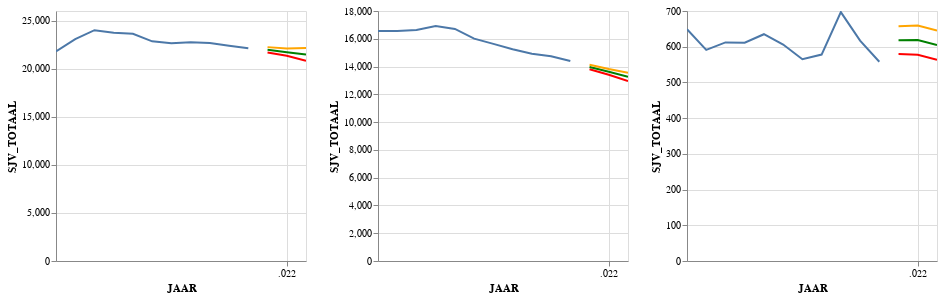

The cell this chart's notebook holds for it:
### Code cell
df1 =df_verbruik[df_verbruik['PC4'] == 4251]
df2 =df_verbruik[df_verbruik['PC4'] == 6373]
df3 =df_verbruik[df_verbruik['PC4'] == 9998]

df1_low =df_verbruik_low[df_verbruik_low['PC4'] == 4251]
df2_low =df_verbruik_low[df_verbruik_low['PC4'] == 6373]
df3_low =df_verbruik_low[df_verbruik_low['PC4'] == 9998]

df1_mid =df_verbruik_mid[df_verbruik_mid['PC4'] == 4251]
df2_mid =df_verbruik_mid[df_verbruik_mid['PC4'] == 6373]
df3_mid =df_verbruik_mid[df_verbruik_mid['PC4'] == 9998]

df1_high =df_verbruik_high[df_verbruik_high['PC4'] == 4251]
df2_high =df_verbruik_high[df_verbruik_high['PC4'] == 6373]
df3_high =df_verbruik_high[df_verbruik_high['PC4'] == 9998]

pc6_1 = alt.Chart(df1.reset_index()).mark_line(clip=True).encode(
                     alt.X('JAAR:T'),
                     alt.Y('SJV_TOTAAL:Q'),
                     ).properties(width=250,height=250)
    
pc6_2 = alt.Chart(df2.reset_index()).mark_line(clip=True).encode(
                     alt.X('JAAR:T'),
                     alt.Y('SJV_TOTAAL:Q'),
                     ).properties(width=250,height=250)

pc6_3 = alt.Chart(df3.reset_index()).mark_line(clip=True).encode(
                     alt.X('JAAR:T'),
                     alt.Y('SJV_TOTAAL:Q'),
                     ).properties(width=250,height=250)

pc6_1_low = alt.Chart(df1_low.reset_index()).mark_line(clip=True).encode(
                     alt.X('JAAR:T'),
                     alt.Y('SJV_TOTAAL:Q'),color=alt.value('red')
                     ).properties(width=250,height=250)
    
pc6_2_low = alt.Chart(df2_low.reset_index()).mark_line(clip=True).encode(
                     alt.X('JAAR:T'),
                     alt.Y('SJV_TOTAAL:Q'),color=alt.value('red')
                     ).properties(width=250,height=250)

pc6_3_low = alt.Chart(df3_low.reset_index()).mark_line(clip=True).encode(
                     alt.X('JAAR:T'),
                     alt.Y('SJV_TOTAAL:Q'),color=alt.value('red')
                     ).properties(width=250,height=250)

pc6_1_mid = alt.Chart(df1_mid.reset_index()).mark_line(clip=True).encode(
                     alt.X('JAAR:T'),
                     alt.Y('SJV_TOTAAL:Q'),color=alt.value('green')
                     ).properties(width=250,height=250)
    
pc6_2_mid = alt.Chart(df2_mid.reset_index()).mark_line(clip=True).encode(
                     alt.X('JAAR:T'),
                     alt.Y('SJV_TOTAAL:Q'),color=alt.value('green')
                     ).properties(width=250,height=250)

pc6_3_mid = alt.Chart(df3_mid.reset_index()).mark_line(clip=True).encode(
                     alt.X('JAAR:T'),
                     alt.Y('SJV_TOTAAL:Q'),color=alt.value('green')
                     ).properties(width=250,height=250)

pc6_1_high = alt.Chart(df1_high.reset_index()).mark_line(clip=True).encode(
                     alt.X('JAAR:T'),
                     alt.Y('SJV_TOTAAL:Q'),color=alt.value('orange')
                     ).properties(width=250,height=250)
    
pc6_2_high = alt.Chart(df2_high.reset_index()).mark_line(clip=True).encode(
                     alt.X('JAAR:T'),
                     alt.Y('SJV_TOTAAL:Q'),color=alt.value('orange')
                     ).properties(width=250,height=250)

pc6_3_high = alt.Chart(df3_high.reset_index()).mark_line(clip=True).encode(
                     alt.X('JAAR:T'),
                     alt.Y('SJV_TOTAAL:Q'),color=alt.value('orange')
                     ).properties(width=250,height=250)



pc6_1 + pc6_1_low + pc6_1_mid + pc6_1_high| pc6_2 + pc6_2_low + pc6_2_mid + pc6_2_high  | pc6_3  + pc6_3_low + pc6_3_mid + pc6_3_high

### Figure 1 — Vega-Lite specification as saved in the notebook (floating-point values rounded to 4 significant figures)
{"config": {"view": {"continuousWidth": 400, "continuousHeight": 300}}, "hconcat": [{"layer": [{"data": {"name": "data-f7a6f177b048720b3bfdfa47885ff6c2"}, "mark": {"type": "line", "clip": true}, "encoding": {"x": {"type": "temporal", "field": "JAAR"}, "y": {"type": "quantitative", "field": "SJV_TOTAAL"}}, "height": 250, "width": 250}, {"data": {"name": "data-b8e65e3fbc551e5a8075e28cb2106afb"}, "mark": {"type": "line", "clip": true}, "encoding": {"color": {"value": "red"}, "x": {"type": "temporal", "field": "JAAR"}, "y": {"type": "quantitative", "field": "SJV_TOTAAL"}}, "height": 250, "width": 250}, {"data": {"name": "data-ba7c39ca24cf8fbceee82b6ecb97cc5c"}, "mark": {"type": "line", "clip": true}, "encoding": {"color": {"value": "green"}, "x": {"type": "temporal", "field": "JAAR"}, "y": {"type": "quantitative", "field": "SJV_TOTAAL"}}, "height": 250, "width": 250}, {"data": {"name": "data-da3dfac7ebba5cddd7a2d0f328134d66"}, "mark": {"type": "line", "clip": true}, "encoding": {"color": {"value": "orange"}, "x": {"type": "temporal", "field": "JAAR"}, "y": {"type": "quantitative", "field": "SJV_TOTAAL"}}, "height": 250, "width": 250}]}, {"layer": [{"data": {"name": "data-3d8bc73f595bf4c9822a93c2a188a700"}, "mark": {"type": "line", "clip": true}, "encoding": {"x": {"type": "temporal", "field": "JAAR"}, "y": {"type": "quantitative", "field": "SJV_TOTAAL"}}, "height": 250, "width": 250}, {"data": {"name": "data-0585e6a0db394ae0a3b69df33be4f0f3"}, "mark": {"type": "line", "clip": true}, "encoding": {"color": {"value": "red"}, "x": {"type": "temporal", "field": "JAAR"}, "y": {"type": "quantitative", "field": "SJV_TOTAAL"}}, "height": 250, "width": 250}, {"data": {"name": "data-4384e6250ccf07a1ad4bd4a96992fa08"}, "mark": {"type": "line", "clip": true}, "encoding": {"color": {"value": "green"}, "x": {"type": "temporal", "field": "JAAR"}, "y": {"type": "quantitative", "field": "SJV_TOTAAL"}}, "height": 250, "width": 250}, {"data": {"name": "data-69603c6235b4550b89905ce5a9981f09"}, "mark": {"type": "line", "clip": true}, "encoding": {"color": {"value": "orange"}, "x": {"type": "temporal", "field": "JAAR"}, "y": {"type": "quantitative", "field": "SJV_TOTAAL"}}, "height": 250, "width": 250}]}, {"layer": [{"data": {"name": "data-1a4b400ad76253164692353a4aba2eb6"}, "mark": {"type": "line", "clip": true}, "encoding": {"x": {"type": "temporal", "field": "JAAR"}, "y": {"type": "quantitative", "field": "SJV_TOTAAL"}}, "height": 250, "width": 250}, {"data": {"name": "data-47579ecf89e6afb5248064b55d242314"}, "mark": {"type": "line", "clip": true}, "encoding": {"color": {"value": "red"}, "x": {"type": "temporal", "field": "JAAR"}, "y": {"type": "quantitative", "field": "SJV_TOTAAL"}}, "height": 250, "width": 250}, {"data": {"name": "data-8b72c2b24be42a9f301fb0ec2c83d37d"}, "mark": {"type": "line", "clip": true}, "encoding": {"color": {"value": "green"}, "x": {"type": "temporal", "field": "JAAR"}, "y": {"type": "quantitative", "field": "SJV_TOTAAL"}}, "height": 250, "width": 250}, {"data": {"name": "data-66f786c97615384996f423dbbbd057c1"}, "mark": {"type": "line", "clip": true}, "encoding": {"color": {"value": "orange"}, "x": {"type": "temporal", "field": "JAAR"}, "y": {"type": "quantitative", "field": "SJV_TOTAAL"}}, "height": 250, "width": 250}]}], "$schema": "https://vega.github.io/schema/vega-lite/v4.8.1.json", "datasets": {"data-f7a6f177b048720b3bfdfa47885ff6c2": [{"index": 0, "DATUM": "2020-12-31T00:00:00", "JAAR": 2020, "PC4": 4251, "SJV_TOTAAL": 22130.0, "AANSLUITINGEN_AANTAL": 4720, "LEVERINGSRICHTING_PERC": 90.73, "RES": "West-Brabant"}, {"index": 1578, "DATUM": "2019-12-31T00:00:00", "JAAR": 2019, "PC4": 4251, "SJV_TOTAAL": 22390.0, "AANSLUITINGEN_AANTAL": 4720, "LEVERINGSRICHTING_PERC": 93.15, "RES": "West-Brabant"}, {"index": 3154, "DATUM": "2018-12-31T00:00:00", "JAAR": 2018, "PC4": 4251, "SJV_TOTAAL": 22680.0, "AANSLUITINGEN_AANTAL": 4713, "LEVERINGSRICHTING_PERC": 95.75, "RES": "West-Brabant"}, {"index": 4731, "DATUM": "2017-12-31T00:00:00", "JAAR": 2017, "PC4": 4251, "SJV_TOTAAL": 22740.0, "AANSLUITINGEN_AANTAL": 4661, "LEVERINGSRICHTING_PERC": 97.41, "RES": "West-Brabant"}, {"index": 6268, "DATUM": "2016-12-31T00:00:00", "JAAR": 2016, "PC4": 4251, "SJV_TOTAAL": 22640.0, "AANSLUITINGEN_AANTAL": 4581, "LEVERINGSRICHTING_PERC": 97.99, "RES": "West-Brabant"}, {"index": 7776, "DATUM": "2015-12-31T00:00:00", "JAAR": 2015, "PC4": 4251, "SJV_TOTAAL": 22850.0, "AANSLUITINGEN_AANTAL": 4570, "LEVERINGSRICHTING_PERC": 98.41, "RES": "West-Brabant"}, {"index": 9340, "DATUM": "2014-12-31T00:00:00", "JAAR": 2014, "PC4": 4251, "SJV_TOTAAL": 23620.0, "AANSLUITINGEN_AANTAL": 4544, "LEVERINGSRICHTING_PERC": 99.09, "RES": "West-Brabant"}, {"index": 10905, "DATUM": "2013-12-31T00:00:00", "JAAR": 2013, "PC4": 4251, "SJV_TOTAAL": 23730.0, "AANSLUITINGEN_AANTAL": 4512, "LEVERINGSRICHTING_PERC": 99.66, "RES": "West-Brabant"}, {"index": 12468, "DATUM": "2012-12-31T00:00:00", "JAAR": 2012, "PC4": 4251, "SJV_TOTAAL": 24010.0, "AANSLUITINGEN_AANTAL": 4486, "LEVERINGSRICHTING_PERC": 99.85, "RES": "West-Brabant"}, {"index": 14026, "DATUM": "2011-12-31T00:00:00", "JAAR": 2011, "PC4": 4251, "SJV_TOTAAL": 23080.0, "AANSLUITINGEN_AANTAL": 4413, "LEVERINGSRICHTING_PERC": 99.95, "RES": "West-Brabant"}, {"index": 15580, "DATUM": "2010-12-31T00:00:00", "JAAR": 2010, "PC4": 4251, "SJV_TOTAAL": 21800.0, "AANSLUITINGEN_AANTAL": 4325, "LEVERINGSRICHTING_PERC": 99.95, "RES": "West-Brabant"}], "data-b8e65e3fbc551e5a8075e28cb2106afb": [{"index": 0, "DATUM": "2020-12-31T00:00:00", "JAAR": 2021, "PC4": 4251, "SJV_TOTAAL": 21690.0, "AANSLUITINGEN_AANTAL": 4720, "LEVERINGSRICHTING_PERC": 90.73, "RES": "West-Brabant"}, {"index": 1, "DATUM": "2020-12-31T00:00:00", "JAAR": 2022, "PC4": 4251, "SJV_TOTAAL": 21350.0, "AANSLUITINGEN_AANTAL": 4720, "LEVERINGSRICHTING_PERC": 90.73, "RES": "West-Brabant"}, {"index": 2, "DATUM": "2020-12-31T00:00:00", "JAAR": 2023, "PC4": 4251, "SJV_TOTAAL": 20820.0, "AANSLUITINGEN_AANTAL": 4720, "LEVERINGSRICHTING_PERC": 90.73, "RES": "West-Brabant"}], "data-ba7c39ca24cf8fbceee82b6ecb97cc5c": [{"index": 0, "DATUM": "2020-12-31T00:00:00", "JAAR": 2021, "PC4": 4251, "SJV_TOTAAL": 21970.0, "AANSLUITINGEN_AANTAL": 4720, "LEVERINGSRICHTING_PERC": 90.73, "RES": "West-Brabant"}, {"index": 1, "DATUM": "2020-12-31T00:00:00", "JAAR": 2022, "PC4": 4251, "SJV_TOTAAL": 21720.0, "AANSLUITINGEN_AANTAL": 4720, "LEVERINGSRICHTING_PERC": 90.73, "RES": "West-Brabant"}, {"index": 2, "DATUM": "2020-12-31T00:00:00", "JAAR": 2023, "PC4": 4251, "SJV_TOTAAL": 21470.0, "AANSLUITINGEN_AANTAL": 4720, "LEVERINGSRICHTING_PERC": 90.73, "RES": "West-Brabant"}], "data-da3dfac7ebba5cddd7a2d0f328134d66": [{"index": 0, "DATUM": "2020-12-31T00:00:00", "JAAR": 2021, "PC4": 4251, "SJV_TOTAAL": 22240.0, "AANSLUITINGEN_AANTAL": 4720, "LEVERINGSRICHTING_PERC": 90.73, "RES": "West-Brabant"}, {"index": 1, "DATUM": "2020-12-31T00:00:00", "JAAR": 2022, "PC4": 4251, "SJV_TOTAAL": 22090.0, "AANSLUITINGEN_AANTAL": 4720, "LEVERINGSRICHTING_PERC": 90.73, "RES": "West-Brabant"}, {"index": 2, "DATUM": "2020-12-31T00:00:00", "JAAR": 2023, "PC4": 4251, "SJV_TOTAAL": 22140.0, "AANSLUITINGEN_AANTAL": 4720, "LEVERINGSRICHTING_PERC": 90.73, "RES": "West-Brabant"}], "data-3d8bc73f595bf4c9822a93c2a188a700": [{"index": 745, "DATUM": "2020-12-31T00:00:00", "JAAR": 2020, "PC4": 6373, "SJV_TOTAAL": 14400.0, "AANSLUITINGEN_AANTAL": 4398, "LEVERINGSRICHTING_PERC": 78.23, "RES": "Zuid-Limburg"}, {"index": 2323, "DATUM": "2019-12-31T00:00:00", "JAAR": 2019, "PC4": 6373, "SJV_TOTAAL": 14740.0, "AANSLUITINGEN_AANTAL": 4407, "LEVERINGSRICHTING_PERC": 82.12, "RES": "Zuid-Limburg"}, {"index": 3898, "DATUM": "2018-12-31T00:00:00", "JAAR": 2018, "PC4": 6373, "SJV_TOTAAL": 14920.0, "AANSLUITINGEN_AANTAL": 4405, "LEVERINGSRICHTING_PERC": 85.41, "RES": "Zuid-Limburg"}, {"index": 5456, "DATUM": "2017-12-31T00:00:00", "JAAR": 2017, "PC4": 6373, "SJV_TOTAAL": 15240.0, "AANSLUITINGEN_AANTAL": 4378, "LEVERINGSRICHTING_PERC": 88.71, "RES": "Zuid-Limburg"}, {"index": 6967, "DATUM": "2016-12-31T00:00:00", "JAAR": 2016, "PC4": 6373, "SJV_TOTAAL": 15630.0, "AANSLUITINGEN_AANTAL": 4362, "LEVERINGSRICHTING_PERC": 92.33, "RES": "Zuid-Limburg"}, {"index": 8476, "DATUM": "2015-12-31T00:00:00", "JAAR": 2015, "PC4": 6373, "SJV_TOTAAL": 16010.0, "AANSLUITINGEN_AANTAL": 4348, "LEVERINGSRICHTING_PERC": 97.16, "RES": "Zuid-Limburg"}, {"index": 10041, "DATUM": "2014-12-31T00:00:00", "JAAR": 2014, "PC4": 6373, "SJV_TOTAAL": 16710.0, "AANSLUITINGEN_AANTAL": 4338, "LEVERINGSRICHTING_PERC": 97.66, "RES": "Zuid-Limburg"}, {"index": 11604, "DATUM": "2013-12-31T00:00:00", "JAAR": 2013, "PC4": 6373, "SJV_TOTAAL": 16920.0, "AANSLUITINGEN_AANTAL": 4322, "LEVERINGSRICHTING_PERC": 98.99, "RES": "Zuid-Limburg"}, {"index": 13163, "DATUM": "2012-12-31T00:00:00", "JAAR": 2012, "PC4": 6373, "SJV_TOTAAL": 16640.0, "AANSLUITINGEN_AANTAL": 4210, "LEVERINGSRICHTING_PERC": 99.83, "RES": "Zuid-Limburg"}, {"index": 14720, "DATUM": "2011-12-31T00:00:00", "JAAR": 2011, "PC4": 6373, "SJV_TOTAAL": 16560.0, "AANSLUITINGEN_AANTAL": 4100, "LEVERINGSRICHTING_PERC": 99.95, "RES": "Zuid-Limburg"}, {"index": 16272, "DATUM": "2010-12-31T00:00:00", "JAAR": 2010, "PC4": 6373, "SJV_TOTAAL": 16560.0, "AANSLUITINGEN_AANTAL": 4075, "LEVERINGSRICHTING_PERC": 99.95, "RES": "Zuid-Limburg"}], "data-0585e6a0db394ae0a3b69df33be4f0f3": [{"index": 0, "DATUM": "2020-12-31T00:00:00", "JAAR": 2021, "PC4": 6373, "SJV_TOTAAL": 13810.0, "AANSLUITINGEN_AANTAL": 4398, "LEVERINGSRICHTING_PERC": 78.23, "RES": "Zuid-Limburg"}, {"index": 1, "DATUM": "2020-12-31T00:00:00", "JAAR": 2022, "PC4": 6373, "SJV_TOTAAL": 13410.0, "AANSLUITINGEN_AANTAL": 4398, "LEVERINGSRICHTING_PERC": 78.23, "RES": "Zuid-Limburg"}, {"index": 2, "DATUM": "2020-12-31T00:00:00", "JAAR": 2023, "PC4": 6373, "SJV_TOTAAL": 12960.0, "AANSLUITINGEN_AANTAL": 4398, "LEVERINGSRICHTING_PERC": 78.23, "RES": "Zuid-Limburg"}], "data-4384e6250ccf07a1ad4bd4a96992fa08": [{"index": 0, "DATUM": "2020-12-31T00:00:00", "JAAR": 2021, "PC4": 6373, "SJV_TOTAAL": 13970.0, "AANSLUITINGEN_AANTAL": 4398, "LEVERINGSRICHTING_PERC": 78.23, "RES": "Zuid-Limburg"}, {"index": 1, "DATUM": "2020-12-31T00:00:00", "JAAR": 2022, "PC4": 6373, "SJV_TOTAAL": 13630.0, "AANSLUITINGEN_AANTAL": 4398, "LEVERINGSRICHTING_PERC": 78.23, "RES": "Zuid-Limburg"}, {"index": 2, "DATUM": "2020-12-31T00:00:00", "JAAR": 2023, "PC4": 6373, "SJV_TOTAAL": 13260.0, "AANSLUITINGEN_AANTAL": 4398, "LEVERINGSRICHTING_PERC": 78.23, "RES": "Zuid-Limburg"}], "data-69603c6235b4550b89905ce5a9981f09": [{"index": 0, "DATUM": "2020-12-31T00:00:00", "JAAR": 2021, "PC4": 6373, "SJV_TOTAAL": 14130.0, "AANSLUITINGEN_AANTAL": 4398, "LEVERINGSRICHTING_PERC": 78.23, "RES": "Zuid-Limburg"}, {"index": 1, "DATUM": "2020-12-31T00:00:00", "JAAR": 2022, "PC4": 6373, "SJV_TOTAAL": 13820.0, "AANSLUITINGEN_AANTAL": 4398, "LEVERINGSRICHTING_PERC": 78.23, "RES": "Zuid-Limburg"}, {"index": 2, "DATUM": "2020-12-31T00:00:00", "JAAR": 2023, "PC4": 6373, "SJV_TOTAAL": 13560.0, "AANSLUITINGEN_AANTAL": 4398, "LEVERINGSRICHTING_PERC": 78.23, "RES": "Zuid-Limburg"}], "data-1a4b400ad76253164692353a4aba2eb6": [{"index": 1576, "DATUM": "2020-12-31T00:00:00", "JAAR": 2020, "PC4": 9998, "SJV_TOTAAL": 558.0, "AANSLUITINGEN_AANTAL": 91, "LEVERINGSRICHTING_PERC": 56.76, "RES": "Groningen"}, {"index": 3152, "DATUM": "2019-12-31T00:00:00", "JAAR": 2019, "PC4": 9998, "SJV_TOTAAL": 617.0, "AANSLUITINGEN_AANTAL": 92, "LEVERINGSRICHTING_PERC": 59.71, "RES": "Groningen"}, {"index": 4729, "DATUM": "2018-12-31T00:00:00", "JAAR": 2018, "PC4": 9998, "SJV_TOTAAL": 697.0, "AANSLUITINGEN_AANTAL": 92, "LEVERINGSRICHTING_PERC": 61.55, "RES": "Groningen"}, {"index": 6266, "DATUM": "2017-12-31T00:00:00", "JAAR": 2017, "PC4": 9998, "SJV_TOTAAL": 578.0, "AANSLUITINGEN_AANTAL": 85, "LEVERINGSRICHTING_PERC": 67.75, "RES": "Groningen"}, {"index": 7774, "DATUM": "2016-12-31T00:00:00", "JAAR": 2016, "PC4": 9998, "SJV_TOTAAL": 565.0, "AANSLUITINGEN_AANTAL": 84, "LEVERINGSRICHTING_PERC": 74.5, "RES": "Groningen"}, {"index": 9338, "DATUM": "2015-12-31T00:00:00", "JAAR": 2015, "PC4": 9998, "SJV_TOTAAL": 606.0, "AANSLUITINGEN_AANTAL": 85, "LEVERINGSRICHTING_PERC": 87.5, "RES": "Groningen"}, {"index": 10903, "DATUM": "2014-12-31T00:00:00", "JAAR": 2014, "PC4": 9998, "SJV_TOTAAL": 635.0, "AANSLUITINGEN_AANTAL": 85, "LEVERINGSRICHTING_PERC": 93.5, "RES": "Groningen"}, {"index": 12466, "DATUM": "2013-12-31T00:00:00", "JAAR": 2013, "PC4": 9998, "SJV_TOTAAL": 611.0, "AANSLUITINGEN_AANTAL": 85, "LEVERINGSRICHTING_PERC": 97.0, "RES": "Groningen"}, {"index": 14024, "DATUM": "2012-12-31T00:00:00", "JAAR": 2012, "PC4": 9998, "SJV_TOTAAL": 612.0, "AANSLUITINGEN_AANTAL": 79, "LEVERINGSRICHTING_PERC": 98.25, "RES": "Groningen"}, {"index": 15578, "DATUM": "2011-12-31T00:00:00", "JAAR": 2011, "PC4": 9998, "SJV_TOTAAL": 591.0, "AANSLUITINGEN_AANTAL": 76, "LEVERINGSRICHTING_PERC": 99.0, "RES": "Groningen"}, {"index": 17128, "DATUM": "2010-12-31T00:00:00", "JAAR": 2010, "PC4": 9998, "SJV_TOTAAL": 649.0, "AANSLUITINGEN_AANTAL": 76, "LEVERINGSRICHTING_PERC": 99.0, "RES": "Groningen"}], "data-47579ecf89e6afb5248064b55d242314": [{"index": 0, "DATUM": "2020-12-31T00:00:00", "JAAR": 2021, "PC4": 9998, "SJV_TOTAAL": 579.3, "AANSLUITINGEN_AANTAL": 91, "LEVERINGSRICHTING_PERC": 56.76, "RES": "Groningen"}, {"index": 1, "DATUM": "2020-12-31T00:00:00", "JAAR": 2022, "PC4": 9998, "SJV_TOTAAL": 577.3, "AANSLUITINGEN_AANTAL": 91, "LEVERINGSRICHTING_PERC": 56.76, "RES": "Groningen"}, {"index": 2, "DATUM": "2020-12-31T00:00:00", "JAAR": 2023, "PC4": 9998, "SJV_TOTAAL": 563.5, "AANSLUITINGEN_AANTAL": 91, "LEVERINGSRICHTING_PERC": 56.76, "RES": "Groningen"}], "data-8b72c2b24be42a9f301fb0ec2c83d37d": [{"index": 0, "DATUM": "2020-12-31T00:00:00", "JAAR": 2021, "PC4": 9998, "SJV_TOTAAL": 617.8, "AANSLUITINGEN_AANTAL": 91, "LEVERINGSRICHTING_PERC": 56.76, "RES": "Groningen"}, {"index": 1, "DATUM": "2020-12-31T00:00:00", "JAAR": 2022, "PC4": 9998, "SJV_TOTAAL": 619.0, "AANSLUITINGEN_AANTAL": 91, "LEVERINGSRICHTING_PERC": 56.76, "RES": "Groningen"}, {"index": 2, "DATUM": "2020-12-31T00:00:00", "JAAR": 2023, "PC4": 9998, "SJV_TOTAAL": 605.0, "AANSLUITINGEN_AANTAL": 91, "LEVERINGSRICHTING_PERC": 56.76, "RES": "Groningen"}], "data-66f786c97615384996f423dbbbd057c1": [{"index": 0, "DATUM": "2020-12-31T00:00:00", "JAAR": 2021, "PC4": 9998, "SJV_TOTAAL": 657.1, "AANSLUITINGEN_AANTAL": 91, "LEVERINGSRICHTING_PERC": 56.76, "RES": "Groningen"}, {"index": 1, "DATUM": "2020-12-31T00:00:00", "JAAR": 2022, "PC4": 9998, "SJV_TOTAAL": 659.3, "AANSLUITINGEN_AANTAL": 91, "LEVERINGSRICHTING_PERC": 56.76, "RES": "Groningen"}, {"index": 2, "DATUM": "2020-12-31T00:00:00", "JAAR": 2023, "PC4": 9998, "SJV_TOTAAL": 645.6, "AANSLUITINGEN_AANTAL": 91, "LEVERINGSRICHTING_PERC": 56.76, "RES": "Groningen"}]}}
